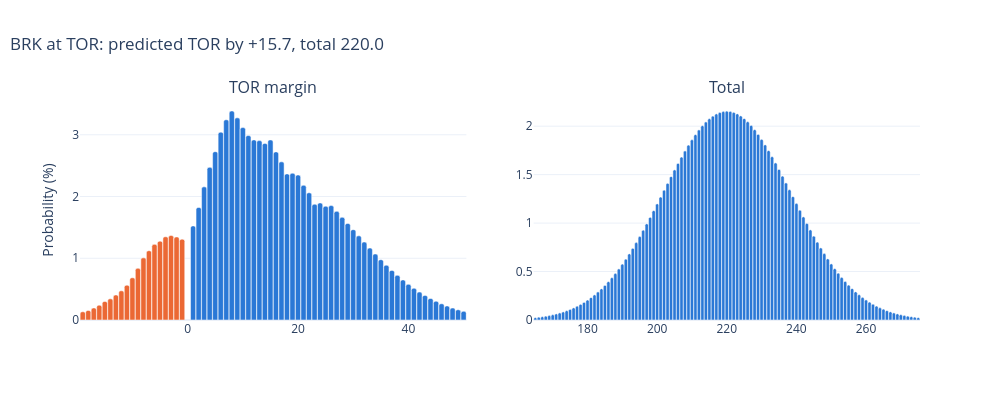

Notebook code for this chart:
### Markdown cell above
## One game

### Code cell
game = preds[preds["season"] == LAST_TEST].iloc[-1]
plot_game(game, weights[LAST_TEST]).show()
